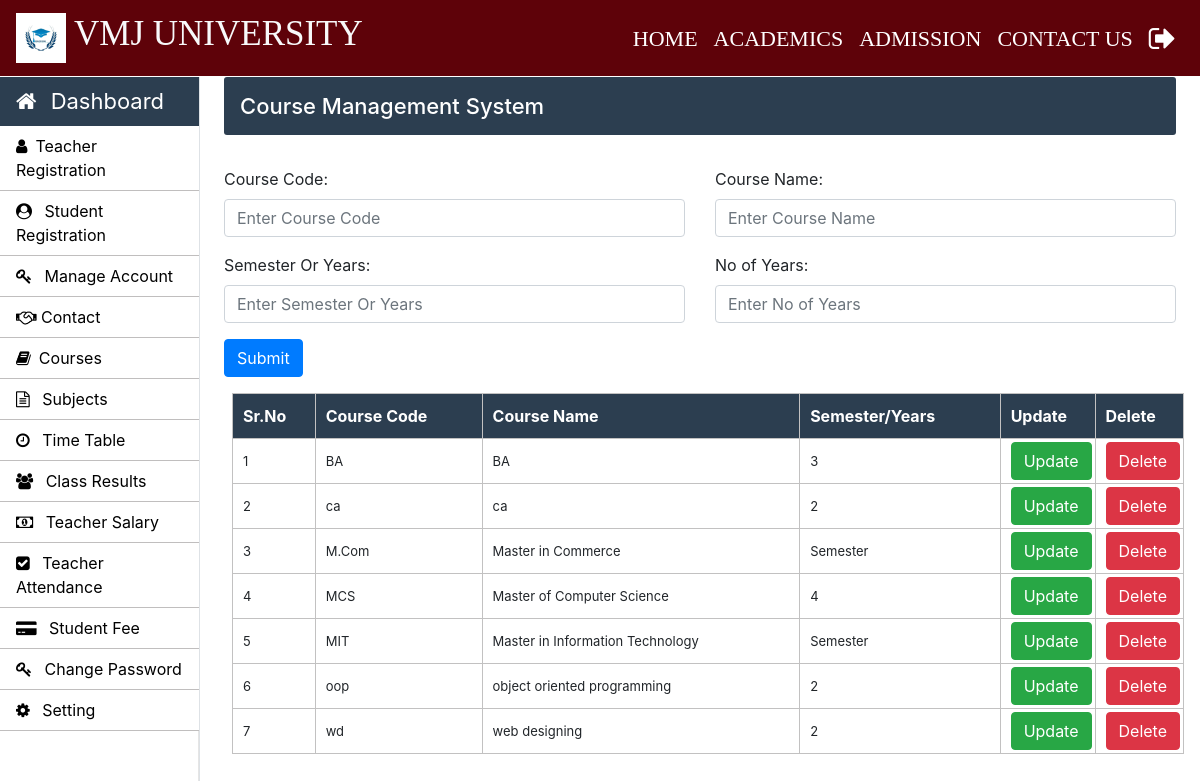
Before: /admin/courses.php (signed in) with the older database file.
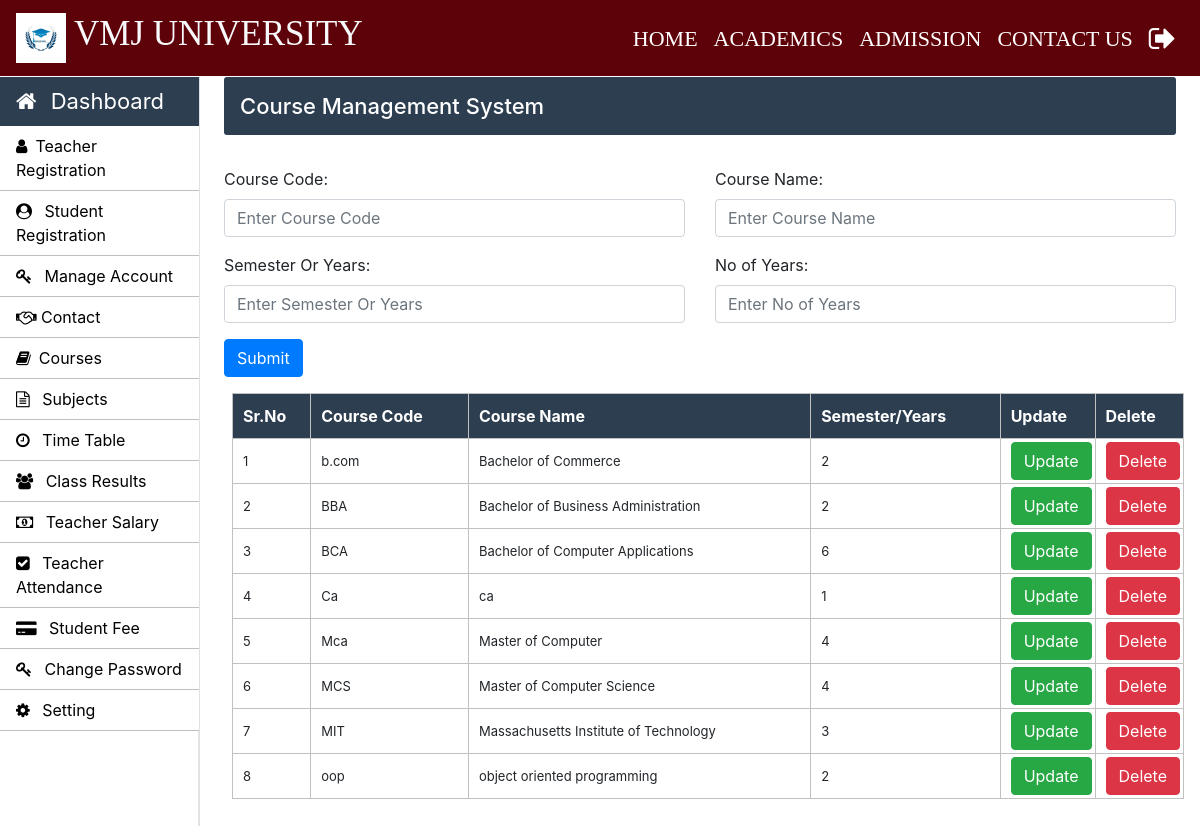
After: the same page with the newer database file.
### tables this page shows
CREATE TABLE IF NOT EXISTS `courses` (
  `course_code` varchar(10) NOT NULL,
  `course_name` varchar(50) NOT NULL,
  `semester_or_year` varchar(10) NOT NULL,
  `no_of_year` int NOT NULL,
  PRIMARY KEY (`course_code`)
);

### common/helper.php (called while the page is built, shortened)
<?php
require_once dirname(__FILE__) . "/../connection/connection.php";
function getUniversityName($key) {
    global $con;
    $query = "SELECT `value` FROM `setting` WHERE `key` = ?";
    if ($stmt = mysqli_prepare($con, $query)) {
        mysqli_stmt_bind_param($stmt, "s", $key);
        mysqli_stmt_execute($stmt);
        mysqli_stmt_bind_result($stmt, $value);
        return ($value !== null) ? $value : "VMJ UNIVERSITY";
    } else {
        return null;
    }
}
function getUniversityLogo($key) {
    global $con;
    $query = "SELECT `value` FROM `setting` WHERE `key` = ?";
    if ($stmt = mysqli_prepare($con, $query)) {
        mysqli_stmt_bind_param($stmt, "s", $key);
        mysqli_stmt_execute($stmt);
        mysqli_stmt_bind_result($stmt, $value);
        return $value;
    } else {
        return null;
    }
}
?>

### admin/courses.php (the view, shortened to what this page needs)
<?php
    require_once "../connection/connection.php";
		 require_once "../common/helper.php";
	?>
<!DOCTYPE html>
<html lang="en">
<head>
    <link rel="stylesheet" href="../bootstrap/css/bootstrap.min.css">
</head>
<body>
    <?php include('../common/common-header.php') ?>
    <?php include('../common/admin-sidebar.php') ?>
    <main role="main" class="col-xl-10 col-lg-9 col-md-8 ml-sm-auto px-md-4 mb-2 w-100">
        <div class="sub-main">
            <div class="bar-margin text-center d-flex flex-wrap flex-md-nowrap pt-3 pb-2 mb-3 text-white admin-dashboard pl-3">
                <h4>Course Management System</h4>
            </div>
            <div class="row">
                <div class="col-md-12">
                    <form action="courses.php" method="post">
                        <div class="row mt-3">
                            <div class="col-md-6">
                                <div class="form-group">
                                    <label for="exampleInputEmail1">Course Code:</label>
                                    <input type="text" name="course_code" class="form-control" required placeholder="Enter Course Code">
                                </div>
                            </div>
                            <div class="col-md-6">
                                <div class="form-group">
                                    <label for="exampleInputPassword1">Course Name:</label>
                                    <input type="text" name="course_name" class="form-control" required placeholder="Enter Course Name">
                                </div>
                            </div>
                        </div>
                        <div class="row">
                            <div class="col-md-6">
                                <div class="form-group">
                                    <label for="exampleInputEmail1">Semester Or Years:</label>
                                    <input type="text" name="semester_or_year" class="form-control" required placeholder="Enter Semester Or Years">
                                </div>
                            </div>
                            <div class="col-md-6">
                                <div class="form-group">
                                    <label for="exampleInputPassword1">No of Years:</label>
                                    <input type="text" name="no_of_year" class="form-control" required placeholder="Enter No of Years">
                                </div>
                            </div>
                        </div>
                        <div class="row w-100">
                            <div class="col-md-12">
                                <input type="submit" name="sub" value="Submit" class="btn btn-primary ml-auto">
                            </div>
                        </div>
                    </form>
                </div>
            </div>
            <div class="row">
                <div class="col-md-12 ml-2">
                    <section class="mt-3">
                        <table class="w-100 table-elements mb-5 table-three-tr" cellpadding="3">
                            <tr class="table-tr-head table-three text-white">
                                <th>Sr.No</th>
                                <th>Course Code</th>
                                <th>Course Name</th>
                                <th>Semester/Years</th>
                                <th>Update</th>
                                <th>Delete</th>
                            </tr>
                            <?php
                                $sr = 1;
                                $query = "SELECT course_code, course_name, semester_or_year, no_of_year FROM courses";
                                $run = mysqli_query($con, $query);
                                while ($row = mysqli_fetch_array($run)) {
                                    echo "<tr>";
                                    echo "<td>".$sr++."</td>";
                                    echo "<td>".$row['course_code']."</td>";
                                    echo "<td>".$row['course_name']."</td>";
                                    echo "<td>".$row['semester_or_year']."</td>";
                                    echo "<td width='20'>
                                            <form action='update-course.php' method='post'>
                                                <input type='hidden' name='course_code' value='".$row['course_code']."'>
                                                <input type='hidden' name='course_name' value='".$row['course_name']."'>
                                                <input type='hidden' name='semester_or_year' value='".$row['semester_or_year']."'>
                                                <input type='hidden' name='no_of_year' value='".$row['no_of_year']."'>
                                                <button type='button' class='btn btn-success update-btn' data-course-code='".$row['course_code']."'>Update</button>
                                            </form>
                                        </td>";
                                    echo "<td width='20'><a class='btn btn-danger' href='delete-function.php?course_code=".$row['course_code']."'>Delete</a></td>";
                                    echo "</tr>";
                                }
                            ?>
                        </table>
                    </section>
                </div>
            </div>
        </div>
    </main>
</body>
</html>

### common/common-header.php (shortened to what this page needs)
<?php
	require_once "../common/helper.php";
	$universityLogo = getUniversityLogo('University_logo');
?>
<!doctype html>
<html lang="en">
	<head>
      <link rel="stylesheet" type="text/css" href="../bootstrap/css/bootstrap.min.css">
      <link rel="stylesheet" type="text/css" href="../css/footer.css">
      <link rel="stylesheet" type="text/css" href="../css/style.css">
    <link rel="stylesheet" href="https://stackpath.bootstrapcdn.com/font-awesome/4.7.0/css/font-awesome.min.css">
  </head>
  <body>
    <nav class="navbar navbar-expand-lg navbar-dark header-back sticky-top header-navbar-fonts">
      <a class="navbar-brand d-flex align-items-center" href="../index.php">
        <img src="<?php echo $universityLogo; ?>" class="logo-image" width="50" height="50">
        <h3 class="text-light text-uppercase ml-2"><?php echo getUniversityName('University_name'); ?></h3>
      </a>
      <div class="collapse navbar-collapse" id="navbarNavDropdown">
        <ul class="navbar-nav ml-auto">
          <li class="nav-item active">
            <a class="nav-link" href="../index.php">HOME<span class="sr-only">(current)</span></a>
          </li>
          <li class="nav-item active">
            <a class="nav-link" href="../academics.php">ACADEMICS<span class="sr-only">(current)</span></a>
          </li>
          <li class="nav-item active">
            <a class="nav-link" href="../admission.php">ADMISSION<span class="sr-only">(current)</span></a>
          </li>
          <li class="nav-item active">
            <a class="nav-link" href="../contactus.php">CONTACT US<span class="sr-only">(current)</span></a>
          </li>
          <li class="nav-item active">
            <a class="nav-link" href="../login/logout.php"><i class="fa fa-sign-out text-white fa-lg" aria-hidden="true"></i><span class="sr-only">(current)</span></a>
          </li>
        </ul>
      </div>
    </nav>

### common/admin-sidebar.php (shortened to what this page needs)
    <nav id="sidebarMenu" class="">
			<div class="col-xl-2 col-lg-3 col-md-4 sidebar position-fixed border-right">
        <div class="sidebar-header">
          <div class="nav-item">
              <a class="nav-link text-white" href="../admin/admin-index.php">
                  <i class="fa fa-home mr-2" aria-hidden="true"></i> Dashboard
              </a>
          </div>
        </div>
        <ul class="nav flex-column">
          <li class="nav-item">
            <a class="nav-link" href="../admin/teacher.php">
              <i class="fa fa-user mr-2" aria-hidden="true"></i>Teacher Registration
            </a>
		      </li>
          <li class="nav-item">
            <a class="nav-link" href="../admin/student.php">
              <i class="fa fa-user-circle mr-2" aria-hidden="true"></i> Student Registration
            </a>
          </li>
          <li class="nav-item">
            <a class="nav-link" href="../admin/manage-accounts.php">
              <i class="fa fa-key mr-2" aria-hidden="true"></i> Manage Account
            </a>
          </li>
          <li class="nav-item">
    <a class="nav-link" href="../admin/contact.php">
        <i class="fa fa-handshake-o" aria-hidden="true"></i> Contact
    </a>
</li>
          <li class="nav-item">
            <a class="nav-link" href="../admin/courses.php">
              <i class="fa fa-book mr-2" aria-hidden="true"></i>Courses
            </a>
          </li>
          <li class="nav-item">
            <a class="nav-link" href="../admin/subjects.php">
              <i class="fa fa-file-text-o mr-2" aria-hidden="true"></i> Subjects
            </a>
          </li>
          <li class="nav-item">
            <a class="nav-link" href="../admin/time-table.php">
               <i class="fa fa-clock-o mr-2" aria-hidden="true"></i> Time Table
            </a>
		  </li>
          <li class="nav-item">
            <a class="nav-link" href="../admin/class-result.php">
              <i class="fa fa-users mr-2" aria-hidden="true"></i> Class Results
            </a>
          </li>
          <li class="nav-item">
            <a class="nav-link" href="../admin/teacher-salary.php">
              <i class="fa fa-money mr-2" aria-hidden="true"></i> Teacher Salary
            </a>
          </li>
          <li class="nav-item">
            <a class="nav-link" href="../admin/teacher-attendance.php">
              <i class="fa fa-check-square mr-2" aria-hidden="true"></i> Teacher Attendance
            </a>
          </li>
          <li class="nav-item">
            <a class="nav-link" href="../admin/student-fee.php">
              <i class="fa fa-credit-card-alt mr-2" aria-hidden="true"></i> Student Fee
            </a>
          </li>
          <li class="nav-item">
            <a class="nav-link" href="../admin/admin-password.php">
              <i class="fa fa-key mr-2" aria-hidden="true"></i> Change Password
            </a>
          </li>
		  <li class="nav-item">
            <a class="nav-link" href="../admin/setting.php">
              <i class="fa fa-cog mr-2" aria-hidden="true"></i> Setting
            </a>
          </li>
        </ul>
      </div>
    </nav>

### css/footer.css (style rules this page uses)
.footer-top h2,h3 { color: #fff; }

### css/style.css (style rules this page uses)
h3 { font-size: 25px; }
h4 { font-size: 22px; }
.header-back { background: #5e0209; }
.header-navbar-fonts { font-family: Cambria, Cochin, Georgia, Times, 'Times New Roman', serif; }
.header-navbar-fonts h3 { font-size: 35px !important; }
.header-navbar-fonts ul li a { font-size: 22px !important; }
.sidebar { padding: 0; margin-top: 1px; height: 100%; box-shadow: inset -1px 0 0 rgba(0, 0, 0, .1); background-color: #fff; }
.sidebar-header { background: #2c3e50; font-size: 22px !important; }
.sidebar ul { background-color: #ffffff; }
.sidebar ul li { border-bottom: 1px solid rgb(192, 190, 190); }
.sidebar ul li a { font-size: 16px !important; color: black; }
.admin-dashboard { margin-top: 1px !important; background: #2c3e50 !important; border-radius: 3px; }
.table-elements tr, td, th { font-size: 13px; border: 1px solid rgb(194, 193, 193); padding-left: 10px !important; }
.table-three { background: #2c3e50 !important; }
.table-tr-head { height: 45px !important; padding: 10px !important; margin-top: 5px !important; }
.table-font-for-transcript td, th { font-size: 16px !important; }

Changed rows visible on the page:
removed courses: course_code "BA", course_name "BA", semester_or_year "3"
removed courses: course_code "ca", course_name "ca", semester_or_year "2"
removed courses: course_code "M.Com", course_name "Master in Commerce", semester_or_year "Semester"
removed courses: course_code "wd", course_name "web designing", semester_or_year "2"
added courses: course_code "b.com", course_name "Bachelor of Commerce", semester_or_year "2"
added courses: course_code "BBA", course_name "Bachelor of Business Administration", semester_or_year "2"
added courses: course_code "BCA", course_name "Bachelor of Computer Applications", semester_or_year "6"
added courses: course_code "Ca", course_name "ca", semester_or_year "1"
added courses: course_code "Mca", course_name "Master of Computer", semester_or_year "4"
changed courses "MIT": course_name "Master in Information Technology" → "Massachusetts Institute of Technology"; semester_or_year "Semester" → "3"
